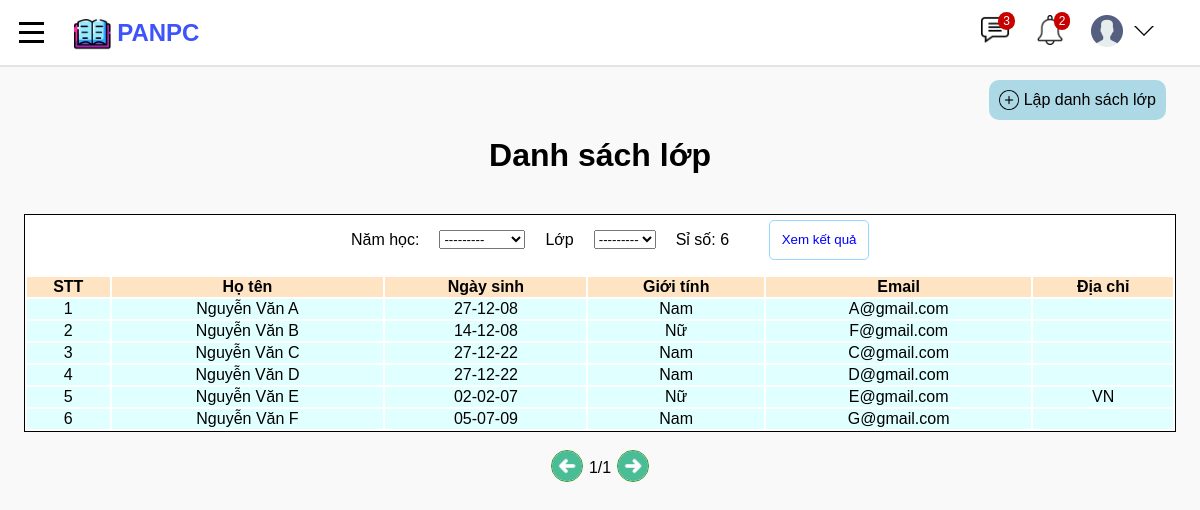
The app's page /danhsachlop/ (signed in) with its own data.
### studentManager/models.py (models this page shows, shortened)
class Student(models.Model):
    user = models.OneToOneField(CustomUser, on_delete=models.CASCADE)
    classOfSchool = models.ManyToManyField(SchoolClass, blank=True)

class CustomUser(AbstractUser):
    USER_TYPE = (('1', "Admin"), ('2', "Teacher"), ('3', "Student"))
    SEX_CATELOGY = [("1", "Nam"), ("0", "Nữ")]
    now = date.today
    username = models.CharField(max_length=200, unique=True)
    role = models.CharField(default='1', choices=USER_TYPE, max_length=1)
    is_active = models.BooleanField(default=True)
    is_staff = models.BooleanField(default=False)
    is_superuser = models.BooleanField(default=False)
    name = models.CharField(default='', max_length=200)
    dateOfBirth = models.DateField(default=now)
    sex = models.CharField(default='1', choices=SEX_CATELOGY, max_length=1)
    phone = models.CharField(default='', max_length=20, blank=True)
    email = models.EmailField(max_length=200, unique=True)
    address = models.TextField(default='', blank=True)
    USERNAME_FIELD = "username"
    REQUIRED_FIELDS = []
    objects = CustomUserManager()
    class Meta:
        constraints = [
            models.UniqueConstraint(
                fields=['username', 'email'], name="unique_user")
        ]

### studentManager/views.py (the view)
# urls.py: path('danhsachlop/', views.dsLop, name="dsLop"),
@login_required(login_url='loginpage')
def dsLop(request):
    students = Student.objects.all()
    class_filter = ClassFilter(request.GET, queryset=students)
    students = class_filter.qs.order_by('user__name')
    format_date = [s.user.dateOfBirth.strftime("%d-%m-%y") for s in students]
    n_students = students.count()
    context = {
        'students': zip(students, format_date),
        'class_filter': class_filter,
        'n_students': n_students,
    }
    return render(request, 'studentManager/dslop.html', context)

### studentManager/templates/studentManager/dslop.html (shortened to what this page needs)
{% extends 'studentManager/base.html' %}
{% load static %}
{% block content %}
<header class="tacvu">
  <a class="add" href="{% url 'chonNamHoc' %}">
    <img src="{% static 'images/add.png' %}" height="20px">
    <p>Lập danh sách lớp</p>
  </a>
</header>
<h1 class="label">
  <center>Danh sách lớp</center>
</h1>
<br>
<div class="main-rp-sj" method="POST" action="">
  <form class="list-year" action="" method="GET">
    <label for="years_topic">Năm học:</label>
      {{class_filter.form.year}}
    <label for="class_topic">Lớp</label>
      {{class_filter.form.classOfSchool}}
    <label>Sỉ số: {{n_students}}</label>
    <button class="result-btn" name="rq_result" style = "color: blue;">Xem kết quả</button>
  </form>
  <table class="table">
    <tr>
      <th>STT</th>
      <th>Họ tên</th>
      <th>Ngày sinh</th>
      <th>Giới tính</th>
      <th>Email</th>
      <th>Địa chỉ</th>
    </tr>
    {% for student, date in students %}
      <tr class ="list">
        <td>{{ forloop.counter }}</td>
        <td>{{student.user.name}}</td>
        <td>{{date}}</td>
      {%if student.user.sex == '1'%}
        <td>Nam</td>
      {%else%}
        <td>Nữ</td>
      {%endif%}
        <td>{{student.user.email}}</td>
        <td>{{student.user.address}}</td>
      </tr>
    {% endfor %}
  </table>
</div>
<br>
<div class="pagenumber">
  <button class="previous" type="previous">
    <img src="{% static 'images/previous.png' %}">
  </button>
  <p>1/1</p>
  <button class="next" type="next">
    <img src="{% static 'images/next.png' %}">
  </button>
</div>
{% endblock %}

### studentManager/static/css/style.css (style rules this page uses)
body { font-family: Arial; margin: 0; padding-top: 80px; padding-left: 24px; padding-right: 24px; background-color: rgb(249, 249, 249); padding-bottom: 50px; text-decoration: none; transition: all 0.15s; }
a { text-decoration: none; color: black; }
.list-container header { display: flex; justify-content: space-between; }
.tacvu { height: 36px; }
.add { height: 110%; background-color: lightblue; border: none; display: flex; align-items: center; padding-right: 10px; padding-left: 10px; margin-right: 10px; border-radius: 10px; cursor: pointer; text-decoration: none; }
.add img { margin-right: 5px; }
.table { margin-top: 10px; width: 100%; align-items: center; }
.table tr th { background-color: bisque; text-align: center; }
.list { text-align: center; background-color: lightcyan; }
.pagenumber { height: 36px; display: flex; align-items: center; justify-content: center; }
.pagenumber button { background-color: transparent; border: none; }
.pagenumber button img { height: 30px; cursor: pointer; border: 0.5px solid rgba(0, 128, 0, 0.8); border-radius: 18px; }
.list-year { height: 50px; display: flex; align-items: center; justify-content: center; }
.list-year label { margin-left: 20px; margin-right: 20px; font-size: 16px; }
.result-btn { margin-left: 20px; cursor: pointer; width: 100px; height: 40px; border: 1px solid #96D6FF; border-radius: 5px; background-color: transparent; color: #96D6FF; }
.main-rp-sj { border: 1px solid black; background-color: white; }

### records on screen
Student: user.name "Nguyễn Văn A", date "27-12-08", shows "Nam", user.email "A@gmail.com"
Student: user.name "Nguyễn Văn B", date "14-12-08", shows "Nữ", user.email "F@gmail.com"
Student: user.name "Nguyễn Văn C", date "27-12-22", shows "Nam", user.email "C@gmail.com"
Student: user.name "Nguyễn Văn D", date "27-12-22", shows "Nam", user.email "D@gmail.com"
Student: user.name "Nguyễn Văn E", date "02-02-07", shows "Nữ", user.email "E@gmail.com", user.address "VN"
Student: user.name "Nguyễn Văn F", date "05-07-09", shows "Nam", user.email "G@gmail.com"

### other values on screen
{{ n_students }} "6"
